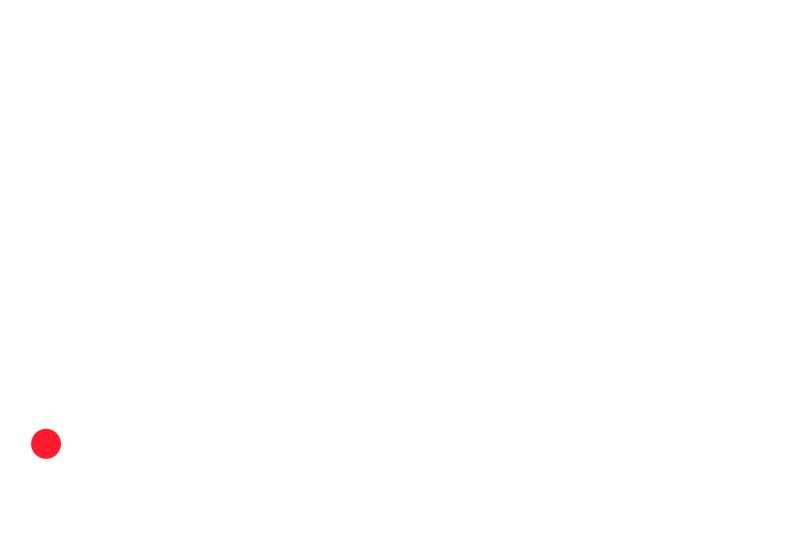
#> input picture frame 2 of Videos/ball_video1.mp4, 2400 x 1676 px (shown at 1/3 size)
$ python least_square_without_noise.py
#> lines starting #> are read from the running program, lines starting #| are printed output that depends on the picture; after the words box and inside, x2 and y2 are one past the last pixel; in counts of white or black regions, pixels touching at a corner belong together
### estimations.py
# estimations.py>
#
# Estimation Functions
# Copyright (c) 2022 Rishabh Mukund
# MIT License
#
# Description: Library of linear algebra estimation functions used for line and
#              curve fitting.


import numpy as np
import random


# [15 lines left out: function nim_max_normalisation, not called in this run]


def ols(x, y, n):
    """
    Definition
    ---
    Method generate and find original least squares solution for data

    Parameters
    ---
    x, y : Data on which ols is to be performed
    n : Max Degree of solution (1 -> Line, 2 -> 2nd order curve, etc.)

    Returns
    ---
    y_ols : Estimated y points after OLS
    """
    # Generating A matrix based on the maximum degree and x
    A = np.ones(len(x))
    for i in range(1, n+1):
        A = np.vstack((np.power(x, i), A))
    A = A.T

    # dot product of pseudo-inverse of A and y
    X = np.matmul(np.matmul(np.linalg.inv(np.matmul(A.T, A)), A.T), y)
    return np.matmul(A, X)


# [162 lines left out: functions tls, cov, cov_mat, dist, ransac, svd_decomposition, not called in this run]

### least_square_without_noise.py
# Object-Tracking
# Copyright (c) 2022 Rishabh Mukund
# MIT License
#
# Description: Finding the top and bottom of the red ball in each frame and
#              performing least squares for estimating the path of the ball

import matplotlib.pyplot as plt
import estimations
import numpy as np
import cv2

cap = cv2.VideoCapture('Videos/ball_video1.mp4')

x = []
y = []

while (cap.isOpened()):
    ret, frame = cap.read()
#> frame is the input picture: shape (1676, 2400, 3); mean B, G, R 254.7, 254.6, 255
    if ret:
        red = frame[:, :, 2]
        ret, thresh = cv2.threshold(red, 230, 255, cv2.THRESH_BINARY_INV)
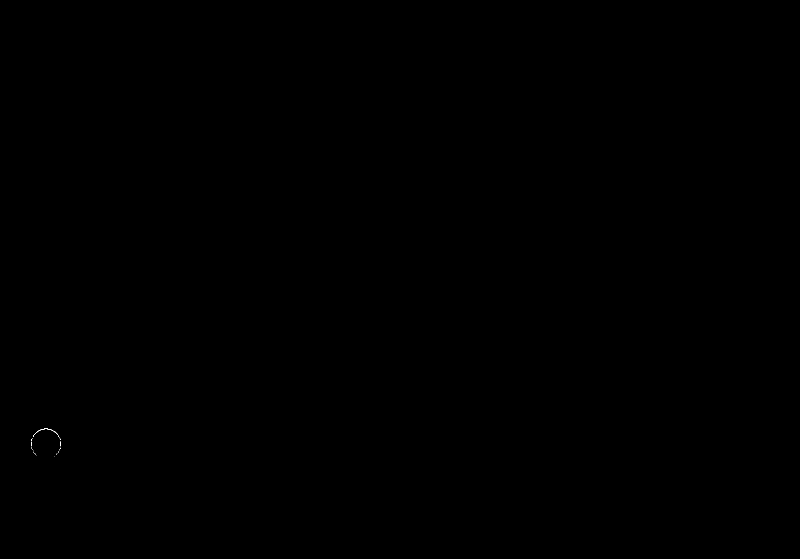
#> thresh: shape (1676, 2400) (shown at 1/3 size); 0% white in thin lines or dots, all inside (x1, y1, x2, y2) = (93, 1286, 183, 1369)
        x_1, y_1, w, h = cv2.boundingRect(thresh)
#> x_1 = 93; y_1 = 1286; w = 90; h = 83
        row, col = np.where(thresh == 255)
#> row = 180 values from 1286 to 1368; col = 180 values, max 182 at index 120, min 93 at index 122, mean 137.6

        top = [col[0], row[0]]
#> top = [132, 1286]
        bottom = [col[-1], row[-1]]
#> bottom = [162, 1368]

        x.append(top[0])
        y.append(top[1])
        x.append(bottom[0])
        y.append(bottom[1])

        cv2.circle(frame, top, 8, (0, 255, 0), -1)
        cv2.circle(frame, bottom, 8, (0, 255, 0), -1)

        cv2.imshow('frame', frame)

        if cv2.waitKey(10) & 0xFF == ord('q'):
#> (key q is pressed here)
            break
    else:
        break

cap.release()
cv2.destroyAllWindows()

plt.plot(x, y, 'ro')

y_new = estimations.ols(x, y, 2)
#> in ols, `A = np.ones(len(x))`: A = [1, 1]
#> the loop in ols, `for i in range(1, n+1):` made 2 passes
#> A on passes 1 to 2: [[132, 162], [1, 1]], [[17424, 26244], [132, 162], [1, 1]]
#> in ols, `A = A.T`: A = [[17424, 132, 1], [26244, 162, 1]]
#> in ols, `X = np.matmul(np.matmul(np.linalg.inv(np.matmul(A.T, A)), A.T), y)`: X = [-0.141, 22.23, 403.5]
#> y_new = [886.6, 312.5]

plt.plot(x, y_new, 'g-')
plt.gca().invert_yaxis()
plt.show()
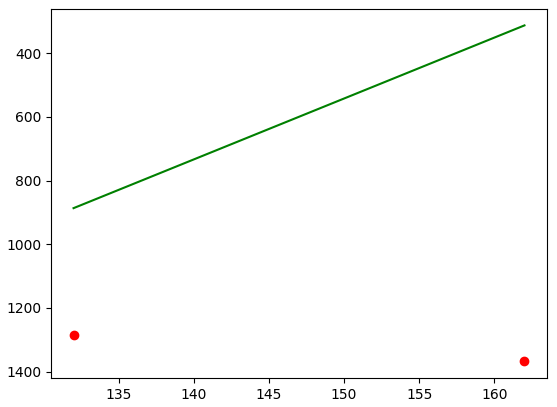
#> figure drawn by matplotlib, 1 panel

$ run again, starting later in the video
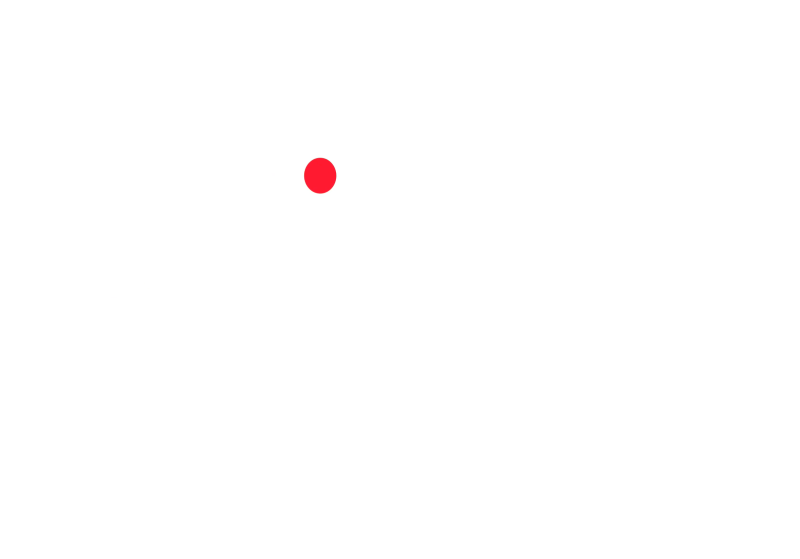
#> input picture frame 12 of Videos/ball_video1.mp4, 2400 x 1676 px (shown at 1/3 size)
#> frame is the input picture: shape (1676, 2400, 3); mean B, G, R 254.6, 254.5, 255
#> thresh: shape (1676, 2400); 0.01% white in thin lines or dots, all inside (x1, y1, x2, y2) = (913, 473, 1009, 581)
#> x_1 = 913; y_1 = 473; w = 96; h = 108
#> row = 219 values from 473 to 580; col = 219 values, max 1008 at index 130, min 913 at index 125, mean 959.6
#> top = [954, 473]
#> bottom = [963, 580]
#> in ols, `A = np.ones(len(x))`: A = [1, 1]
#> the loop in ols, `for i in range(1, n+1):` made 2 passes
#> A on passes 1 to 2: [[954, 963], [1, 1]], [[910116, 927369], [954, 963], [1, 1]]
#> in ols, `A = A.T`: A = [[910116, 954, 1], [927369, 963, 1]]
#> X = [0.00868, -3.33, -4311]
#> y_new = [413.7, 533.5]
#> `plt.show()`:
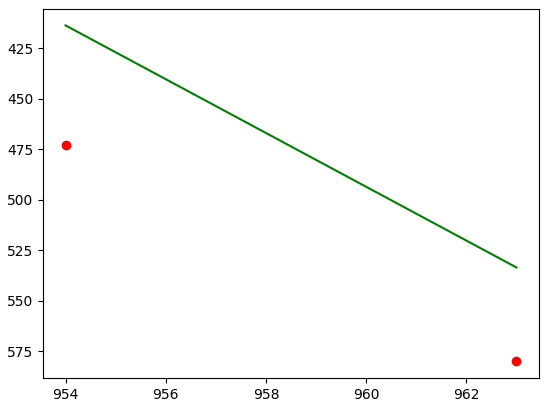
#> figure drawn by matplotlib, 1 panel

$ run again, starting later in the video
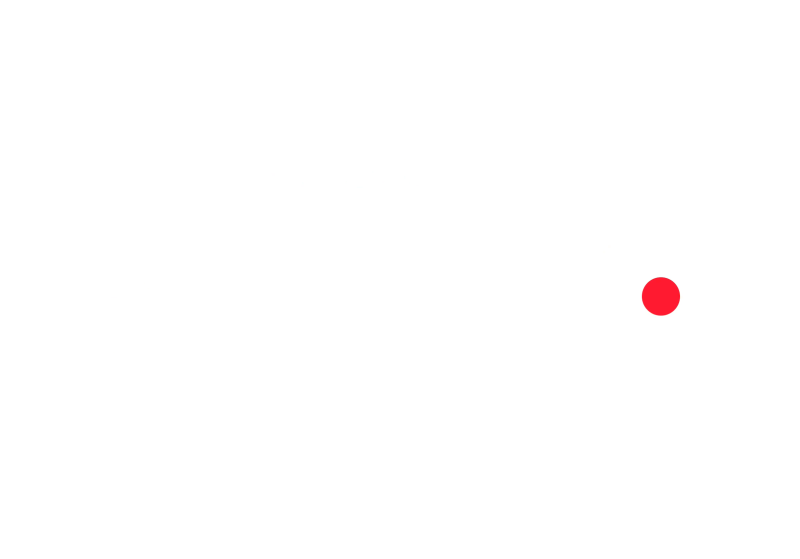
#> input picture frame 22 of Videos/ball_video1.mp4, 2400 x 1676 px (shown at 1/3 size)
#> frame is the input picture: shape (1676, 2400, 3); mean B, G, R 254.5, 254.4, 255
#> thresh: shape (1676, 2400); 0.01% white in thin lines or dots, all inside (x1, y1, x2, y2) = (1925, 831, 2039, 945)
#> x_1 = 1925; y_1 = 831; w = 114
#> row = 225 values from 831 to 944; col = 225 values, max 2038 at index 159, min 1925 at index 169, mean 1981.1
#> top = [1980, 831]
#> bottom = [2000, 944]
#> in ols, `A = np.ones(len(x))`: A = [1, 1]
#> the loop in ols, `for i in range(1, n+1):` made 2 passes
#> A on passes 1 to 2: [[1980, 2000], [1, 1]], [[3920400, 4000000], [1980, 2000], [1, 1]]
#> in ols, `A = A.T`: A = [[3920400, 1980, 1], [4000000, 2000, 1]]
#> X = [-0.00118, 9.53, -13350.5]
#> y_new = [901, 997.9]
#> `plt.show()`:
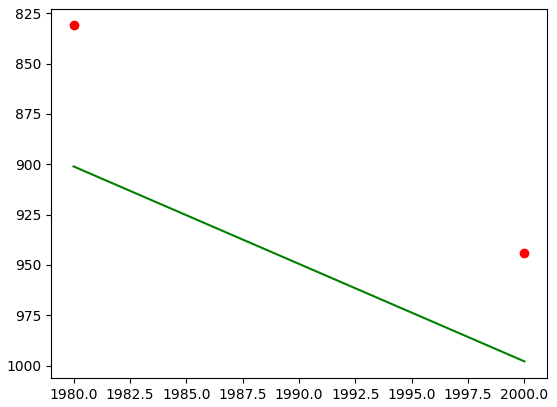
#> figure drawn by matplotlib, 1 panel
